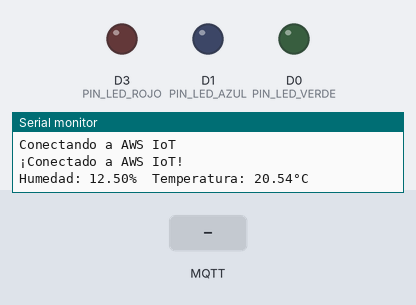
This sketch was run on a simulated ESP8266 (NodeMCU). Shown: output pins drawn as LEDs (lit = HIGH), the last lines printed to the serial monitor. Inputs (shaded band) come from the test bench. WiFi joins after 1.5 s; servers stay silent unless stated; the local clock reads 2024-03-15 10:24:30 at power-on unless the sketch sets it; no MQTT or app messages arrive unless stated.

Above: at 2.7 s.
2.8 s: MQTT message "BLUE" arrives on the first subscribed topic
At 4.3 s:
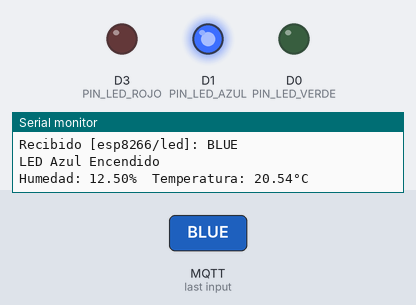
5.0 s: MQTT message "RED" arrives on the first subscribed topic
At 5.9 s:
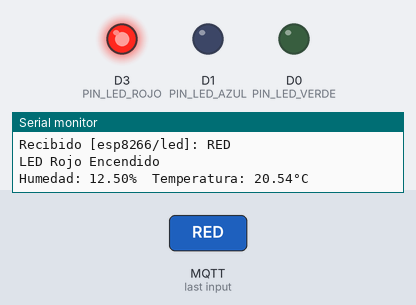
7.0 s: MQTT message "GREEN" arrives on the first subscribed topic
At 8.7 s:
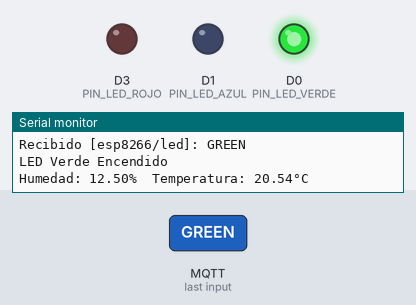
Timing chart, 0 to 10.2 s (numbered marks = the images above; inputs shaded):
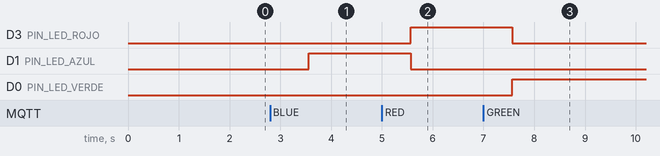

Measured:
- after the input at 2.8 s, D1 (PIN_LED_AZUL): LOW → HIGH after 0.76 s
- after the input at 5.0 s, D3 (PIN_LED_ROJO): LOW → HIGH after 0.56 s; D1 (PIN_LED_AZUL): HIGH → LOW after 0.56 s
- after the input at 7.0 s, D3 (PIN_LED_ROJO): HIGH → LOW after 0.57 s; D0 (PIN_LED_VERDE): LOW → HIGH after 0.57 s

The sketch:

IOT-CORE-NODE.ino
```cpp
#include <Arduino.h>
#include <WiFiManager.h>
#include <ESP8266WiFi.h>
#include <WiFiClientSecure.h>
#include <PubSubClient.h>
#include <ArduinoJson.h>
#include <time.h>
#include <DNSServer.h>
#include <ESP8266WebServer.h>

#include "secrets.h"

#define ZONA_HORARIA -5
#define PIN_LED_AZUL D1
#define PIN_LED_ROJO D3
#define PIN_LED_VERDE D0

float temperatura;
float humedad;

unsigned long ultimoMillis = 0;
const long intervalo = 5000;

#define TOPICO_PUBLICACION_AWS "esp8266/pub"
#define TOPICO_SUBSCRIPCION_AWS "esp8266/led"

WiFiClientSecure clienteRed;
BearSSL::X509List certificado(cacert);
BearSSL::X509List certificado_cliente(client_cert);
BearSSL::PrivateKey llave(privkey);

PubSubClient cliente(clienteRed);

time_t ahora;
time_t momento_actual = 1510592825;

void conectarNTP(void)
{
  Serial.print("Configurando la hora utilizando SNTP");
  configTime(ZONA_HORARIA * 3600, 0 * 3600, "pool.ntp.org", "time.nist.gov");
  ahora = time(nullptr);
  while (ahora < momento_actual)
  {
    delay(500);
    Serial.print(".");
    ahora = time(nullptr);
  }
  Serial.println("¡hecho!");
  struct tm informacion_tiempo;
  gmtime_r(&ahora, &informacion_tiempo);
  Serial.print("Hora actual: ");
  Serial.print(asctime(&informacion_tiempo));
}

void mensajeRecibido(char *topico, byte *carga, unsigned int longitud)
{
  Serial.print("Recibido [");
  Serial.print(topico);
  Serial.print("]: ");

  String mensaje = "";
  for (int i = 0; i < longitud; i++)
  {
    mensaje += (char)carga[i];
  }

  Serial.println(mensaje);

  if (mensaje == "BLUE")
  {
    digitalWrite(PIN_LED_AZUL, HIGH);
    digitalWrite(PIN_LED_ROJO, LOW);
    digitalWrite(PIN_LED_VERDE, LOW);
    Serial.println("LED Azul Encendido");
  }
  else if (mensaje == "RED")
  {
    digitalWrite(PIN_LED_AZUL, LOW);
    digitalWrite(PIN_LED_ROJO, HIGH);
    digitalWrite(PIN_LED_VERDE, LOW);
    Serial.println("LED Rojo Encendido");
  }
  else if (mensaje == "GREEN")
  {
    digitalWrite(PIN_LED_AZUL, LOW);
    digitalWrite(PIN_LED_ROJO, LOW);
    digitalWrite(PIN_LED_VERDE, HIGH);
    Serial.println("LED Verde Encendido");
  }
  else if (mensaje == "OFF")
  {
    digitalWrite(PIN_LED_AZUL, LOW);
    digitalWrite(PIN_LED_ROJO, LOW);
    digitalWrite(PIN_LED_VERDE, LOW);
    Serial.println("Todos los LEDs Apagados");
  }
}

void conectarAWS()
{
  WiFiManager gestorWiFi;
  gestorWiFi.autoConnect("NODE MCU");

  Serial.println("¡Conectado a WiFi!");

  conectarNTP();

  clienteRed.setTrustAnchors(&certificado);
  clienteRed.setClientRSACert(&certificado_cliente, &llave);

  cliente.setServer(MQTT_HOST, 8883);
  cliente.setCallback(mensajeRecibido);

  Serial.println("Conectando a AWS IoT");

  while (!cliente.connect(THINGNAME))
  {
    Serial.print(".");
    delay(1000);
  }

  if (!cliente.connected())
  {
    Serial.println("¡Tiempo de espera de AWS IoT!");
    return;
  }

  cliente.subscribe(TOPICO_SUBSCRIPCION_AWS);

  Serial.println("¡Conectado a AWS IoT!");
}

void publicarMensaje()
{
  StaticJsonDocument<200> documento;
  documento["Tiempo"] = millis();
  documento["Humedad"] = humedad;
  documento["Temperatura"] = temperatura;
  char bufferJson[512];
  serializeJson(documento, bufferJson);
  cliente.publish(TOPICO_PUBLICACION_AWS, bufferJson);
}

void setup()
{
  pinMode(PIN_LED_AZUL, OUTPUT);
  pinMode(PIN_LED_ROJO, OUTPUT);
  pinMode(PIN_LED_VERDE, OUTPUT);
  Serial.begin(115200);

  conectarAWS();
}

void loop()
{
  humedad = 12.5;
  temperatura = 20.54;

  if (isnan(humedad) || isnan(temperatura))
  {
    Serial.println(F("¡Error al leer desde el sensor DHT!"));
    return;
  }

  Serial.print(F("Humedad: "));
  Serial.print(humedad);
  Serial.print(F("%  Temperatura: "));
  Serial.print(temperatura);
  Serial.println(F("°C "));
  delay(2000);

  ahora = time(nullptr);

  if (!cliente.connected())
  {
    conectarAWS();
  }
  else
  {
    cliente.loop();
    if (millis() - ultimoMillis > 5000)
    {
      ultimoMillis = millis();
      publicarMensaje();

    }
  }
}
```

secrets.h
```cpp
#include <Arduino.h>
#include <pgmspace.h>

#define SECRET


#define THINGNAME "nombre del thing"

int8_t TIME_ZONE = -5; //NYC(USA): -5 UTC

const char MQTT_HOST[] = "URL HOST";

 // Amazon Root CA 1
static const char cacert[] PROGMEM = R"EOF(
-----BEGIN CERTIFICATE-----

-----END CERTIFICATE-----
)EOF";


// Device Certificate
static const char client_cert[] PROGMEM = R"KEY(
-----BEGIN CERTIFICATE-----

-----END CERTIFICATE-----


)KEY";


// private Certificate
static const char privkey[] PROGMEM = R"KEY(
-----BEGIN RSA PRIVATE KEY-----

-----END RSA PRIVATE KEY-----

)KEY";
```
